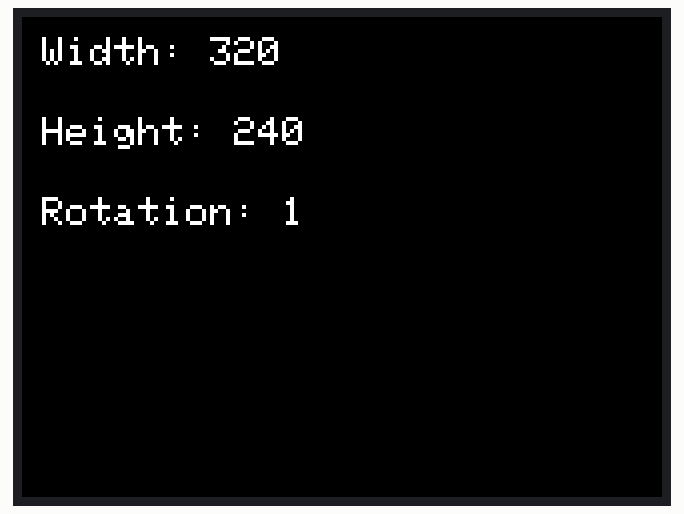
This sketch was run on a simulated ESP32. Shown: 320×240 colour display. What the sketch prints to the serial monitor is not drawn.

Above: at 0.3 s.

The sketch:

tft_dimensions.ino
```cpp
#include <TFT_eSPI.h>

TFT_eSPI tft = TFT_eSPI();

#define TFT_ROTATION 1

void setup() {
  Serial.begin(115200);
  Serial.println("TFT Dimensions Test");

  // Initialize the TFT display
  tft.init();
  tft.setRotation(TFT_ROTATION); // Set rotation to match your config

  // Get display dimensions
  int displayWidth = tft.width();
  int displayHeight = tft.height();

  Serial.println("=== TFT Display Dimensions ===");
  Serial.print("Display Width: ");
  Serial.println(displayWidth);
  Serial.print("Display Height: ");
  Serial.println(displayHeight);
  Serial.print("Total Pixels: ");
  Serial.println(displayWidth * displayHeight);

  // Test sprite dimensions too
  TFT_eSprite testSprite = TFT_eSprite(&tft);
  testSprite.createSprite(50, 30);

  Serial.println("\n=== Sprite Dimensions ===");
  Serial.print("Sprite Width: ");
  Serial.println(testSprite.width());
  Serial.print("Sprite Height: ");
  Serial.println(testSprite.height());

  // Display the dimensions on screen
  tft.fillScreen(TFT_BLACK);
  tft.setTextColor(TFT_WHITE, TFT_BLACK);
  tft.setTextSize(2);

  tft.setCursor(10, 10);
  tft.print("Width: ");
  tft.println(displayWidth);

  tft.setCursor(10, 50);
  tft.print("Height: ");
  tft.println(displayHeight);

  tft.setCursor(10, 90);
  tft.print("Rotation: ");
  tft.println( TFT_ROTATION );

  Serial.println("\nDimensions displayed on screen!");
}

void loop() {
  // Nothing to do in loop
  delay(1000);
} 
```

tft_dimensions_simple.ino
```cpp
// Simple function to get TFT dimensions
void getTFTDimensions() {
  // Get display dimensions
  int displayWidth = tft.width();
  int displayHeight = tft.height();

  // Print to Serial Monitor
  Serial.println("=== TFT Dimensions ===");
  Serial.print("Width: ");
  Serial.println(displayWidth);
  Serial.print("Height: ");
  Serial.println(displayHeight);
  Serial.print("Total Pixels: ");
  Serial.println(displayWidth * displayHeight);

  // You can also return these values or store them in global variables
  // return displayWidth, displayHeight; // Note: C++ doesn't support multiple return values
}

// Alternative: Functions that return individual dimensions
int getTFTWidth() {
  return tft.width();
}

int getTFTHeight() {
  return tft.height();
}

// Function to get sprite dimensions
void getSpriteDimensions(TFT_eSprite &sprite) {
  Serial.println("=== Sprite Dimensions ===");
  Serial.print("Sprite Width: ");
  Serial.println(sprite.width());
  Serial.print("Sprite Height: ");
  Serial.println(sprite.height());
}

// Usage example in setup():
/*
void setup() {
  Serial.begin(115200);

  tft.init();
  tft.setRotation(1);

  // Get and display dimensions
  getTFTDimensions();

  // Or get individual dimensions
  int w = getTFTWidth();
  int h = getTFTHeight();
  Serial.print("Individual: ");
  Serial.print(w);
  Serial.print(" x ");
  Serial.println(h);
}
*/ 
```
